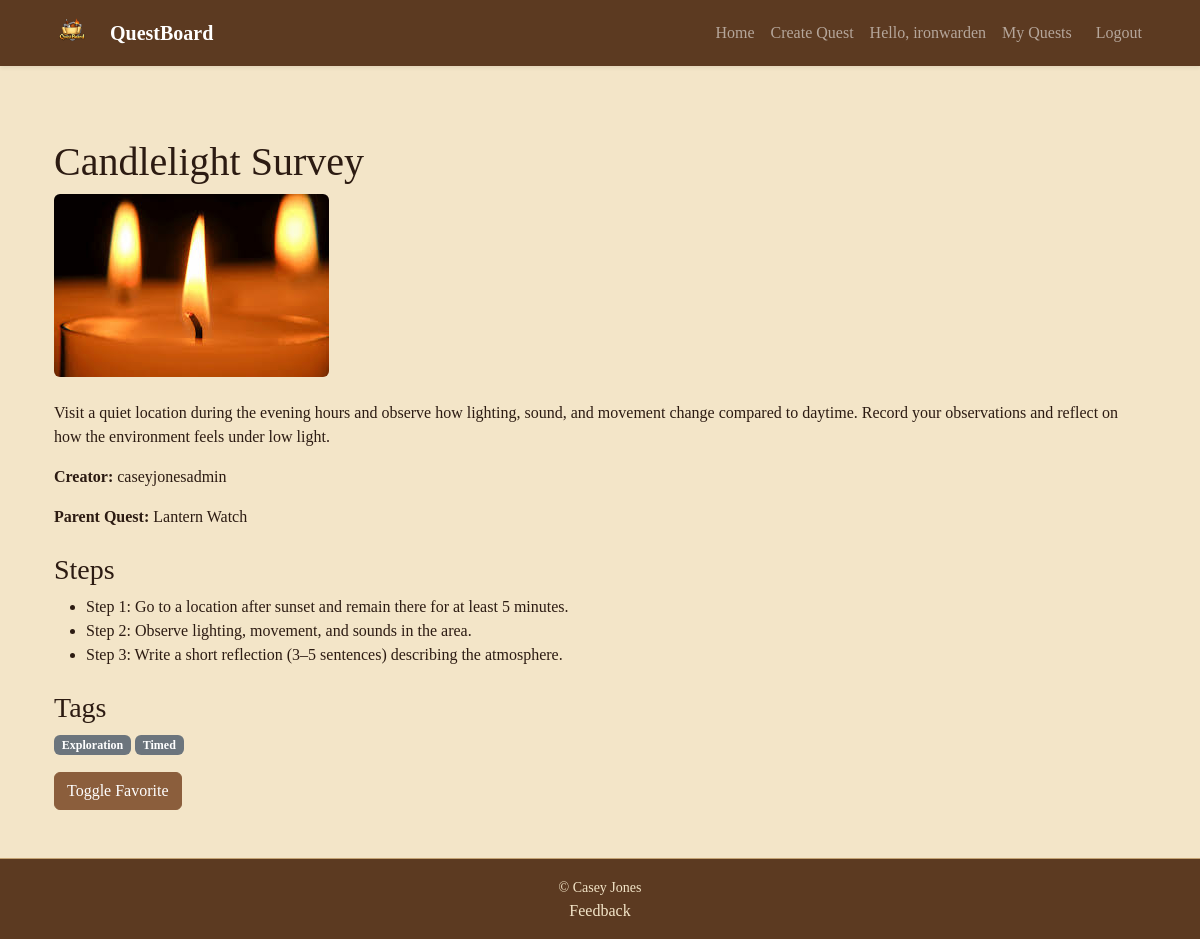
Page /quests/7/ (signed in) on the committed database.
### QuestBoardApp/models.py (models this page shows, shortened)
class Quest(models.Model):
    creator = models.ForeignKey(User, on_delete=models.CASCADE, related_name="quests_created")
    parent = models.ForeignKey(
        "self",
        on_delete=models.SET_NULL,
        null=True,
        blank=True,
        related_name="remixes"
    )
    title = models.CharField(max_length=120)
    description = models.TextField()
    image = models.ImageField(upload_to="quest_images/", blank=True, null=True)
    created_at = models.DateTimeField(auto_now_add=True)
    tags = models.ManyToManyField(Tag, blank=True, related_name="quests")

class QuestStep(models.Model):
    quest = models.ForeignKey(Quest, on_delete=models.CASCADE, related_name="steps")
    order = models.PositiveIntegerField()
    instruction = models.TextField()

class Tag(models.Model):
    name = models.CharField(max_length=40, unique=True)

### QuestBoardApp/views.py (the view)
# urls.py: path("quests/<int:pk>/", views.QuestDetailView.as_view(), name="quest_detail"),
class QuestDetailView(DetailView):
    model = Quest
    template_name = "QuestBoardApp/quest_detail.html"
    context_object_name = "quest"
    def get_context_data(self, **kwargs):
        context = super().get_context_data(**kwargs)
        context["favorites"] = self.request.session.get("favorites", [])
        return context

### QuestBoardApp/templates/QuestBoardApp/quest_detail.html (shortened to what this page needs)
{% extends 'base.html' %}
{% block content %}
  <div class="container mt-4">
    <h1>
      {{ quest.title }}
    </h1>
    {% if quest.image %}
      <img src="{{ quest.image.url }}" alt="{{ quest.title }}" class="img-fluid rounded mb-4" />
    {% endif %}
    <p>{{ quest.description }}</p>
    <p>
      <strong>Creator:</strong> {{ quest.creator }}
    </p>
    {% if quest.parent %}
      <p>
        <strong>Parent Quest:</strong> {{ quest.parent.title }}
      </p>
    {% endif %}
    <h3 class="mt-4">Steps</h3>
    <ul>
      {% for step in quest.steps.all %}
        <li>Step {{ step.order }}: {{ step.instruction }}</li>
      {% endfor %}
    </ul>
    <h3 class="mt-4">Tags</h3>
    <div class="mb-3">
      {% for tag in quest.tags.all %}
        <span class="badge bg-secondary">{{ tag.name }}</span>
      {% empty %}
        <span class="text-muted">No tags</span>
      {% endfor %}
    </div>
    <a href="{% url 'toggle_favorite' quest.pk %}" class="btn btn-primary">Toggle Favorite</a>
  </div>
{% endblock %}

### templates/base.html (shortened to what this page needs)
{% load static %}
{% load django_bootstrap5 %}
<!DOCTYPE html>
<html lang="en">
  <head>
    <link href="https://cdn.jsdelivr.net/npm/bootstrap@5.3.2/dist/css/bootstrap.min.css" rel="stylesheet" />
    <link rel="stylesheet" href="{% static 'QuestBoardApp/styles.css' %}" />
  </head>
  <body class="d-flex flex-column min-vh-100">
    <nav class="navbar navbar-expand-lg navbar-dark bg-dark shadow-sm">
    <div class="container">
        <a class="navbar-brand d-flex align-items-center" href="{% url 'index' %}">
            <img src="{% static 'QuestBoardApp/logo.png' %}" alt="QuestBoard Logo" height="40" class="me-2">
            <span class="fw-bold">QuestBoard</span>
        </a>
        <div class="collapse navbar-collapse justify-content-end" id="navbarNav">
            <ul class="navbar-nav">
                <li class="nav-item">
                    <a class="nav-link" href="{% url 'index' %}">Home</a>
                </li>
                {% if user.is_authenticated %}
                    <li class="nav-item">
                        <a class="nav-link" href="{% url 'create_quest' %}">Create Quest</a>
                    </li>
                    <li class="nav-item">
                        <span class="nav-link">Hello, {{ user.username }}</span>
                    </li>
                    <li class="nav-item">
                        <a class="nav-link" href="{% url 'my_quests' %}">My Quests</a>
                    </li>
                    <li class="nav-item">
                        <form method="post" action="{% url 'logout' %}" class="d-inline">
                            <button type="submit" class="btn btn-link nav-link" style="display:inline; padding: 8px 16px; border: none;">
                                Logout
                            </button>
                        </form>
                    </li>
                {% endif %}
            </ul>
        </div>
    </div>
</nav>
    <main class="container my-5 flex-grow-1">
      {% block content %}
      {% endblock %}
    </main>
    <footer class="text-center py-3 mt-auto border-top">
      <small>&copy; {{ now|date:'Y' }} Casey Jones</small>
      <a class="nav-link" href="{% url 'feedback' %}">Feedback</a>
    </footer>
  </body>
</html>

### QuestBoardApp/static/QuestBoardApp/styles.css (style rules this page uses)
:root { --bs-primary: #8b5e3c; --bs-secondary: #5c3a21; --bs-success: #6c8b3c; --bs-danger: #9c2f2f; --bs-warning: #c99a2e; --bs-info: #7b6a4f; --bs-light: #f3e5c8; --bs-dark: #2c1b12; --bs-body-bg: #f3e5c8; --bs-body-color: #2c1b12; --bs-border-color: #c4a373; }
body { background-color: var(--bs-body-bg); color: var(--bs-body-color); font-family: "Georgia", serif; background-image: url('/static/QuestBoardApp/parchment-paper.png'); background-size: cover; }
.navbar { background-color: #5c3a21 !important; }
.btn-primary { background-color: #8b5e3c; border-color: #8b5e3c; }
footer { background-color: #5c3a21; color: #f3e5c8; }

### rows in the picture
Quest: title "Candlelight Survey", image (picture), description "Visit a quiet location during the evening hours and observe how lighting, sound, and movement change compared to daytime. Record your observations and reflect on how the environment feels under low light.", creator "caseyjonesadmin", parent "Lantern Watch"
QuestStep: order "1", instruction "Go to a location after sunset and remain there for at least 5 minutes."
QuestStep: order "2", instruction "Observe lighting, movement, and sounds in the area."
QuestStep: order "3", instruction "Write a short reflection (3–5 sentences) describing the atmosphere."
Tag: name "Exploration"
Tag: name "Timed"

### other values in the picture
{{ user.username }} "ironwarden"
